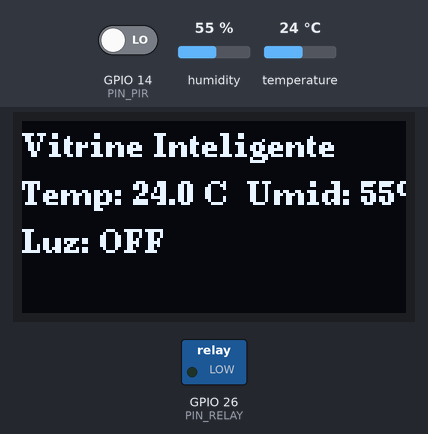
The sketch below on a simulated ESP32. Parts: 128×64 one-colour display, switched loads named in the sketch (green lamp = pin HIGH). The test bench sets the inputs (shaded band); at power-on: GPIO 14 (PIN_PIR) LOW, humidity 55 %, temperature 24 °C. EEPROM starts erased; what the sketch prints to the serial monitor is not drawn.

Above: at 2.6 s.
2.7 s: GPIO 14 (PIN_PIR) driven HIGH
At 4.5 s:
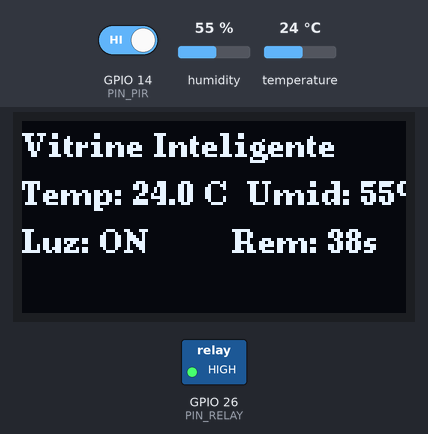
11.5 s: humidity set to 22 %
At 14.6 s:
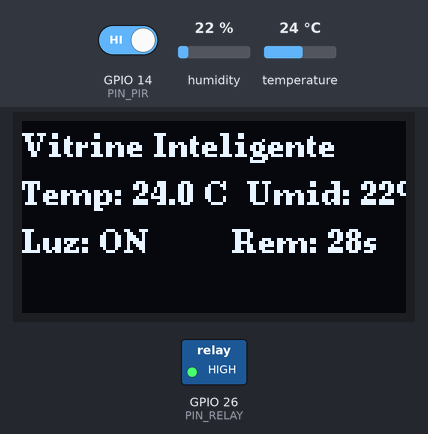
17.5 s: temperature set to 12 °C
At 19.2 s:
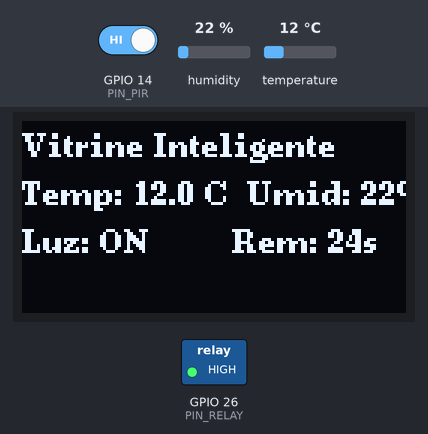
22.8 s: humidity set to 40 %
At 27.2 s:
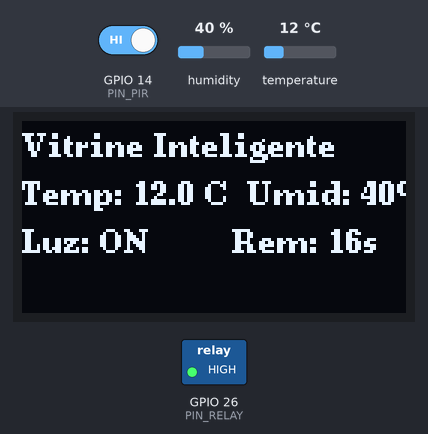
29.5 s: temperature set to 19 °C
At 43.8 s:
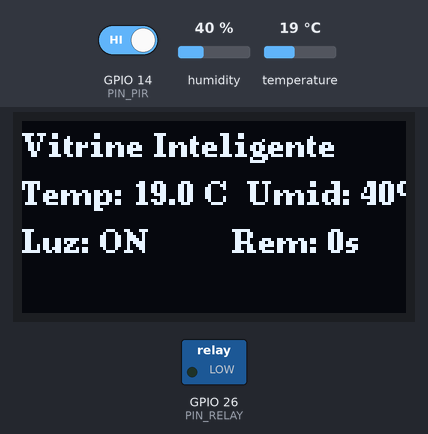
Timing chart, 0 to 45.3 s (numbered marks = the images above; inputs shaded):
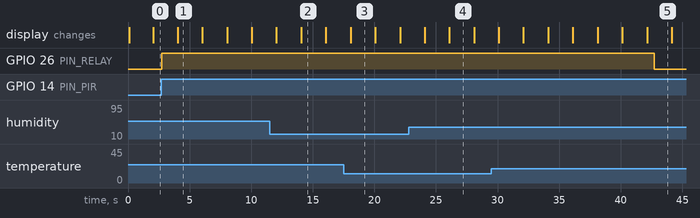

Measured:
- after the input at 2.7 s, GPIO 26 (PIN_RELAY): LOW → HIGH after 0.06 s; the display: changes after 1.3 s (image 1)
- what the display in image 3 shows lasts 2.0 s, from 18.1 s to 20.1 s

The sketch:

vitrine_inteligente.ino
```cpp
/*
  Vitrine Inteligente - ESP32
  - Sensor PIR: detectar presença -> aciona iluminação por TEMPO_ON segundos
  - Sensor DHT22: leitura de temperatura e umidade, exibida no OLED
  - Display OLED I2C (SSD1306 / U8g2)
  - Relé para controlar a lâmpada interna da vitrine
  - Logs básicos em EEPROM (ciclo circular) a cada LOG_INTERVAL_MS

  Autor: Matheus Pereira Martins (projeto acadêmico)
  Data: 2025
*/

#include <Arduino.h>
#include <Wire.h>
#include <U8g2lib.h>
#include <DHT.h>
#include <EEPROM.h>

// ===== CONFIGURAÇÃO =====
#define PIN_PIR        14    // GPIO do sensor PIR
#define PIN_DHT        15    // GPIO do DHT22
#define PIN_RELAY      26    // GPIO para sinal do relé (LOW/HIGH depende do módulo)
#define DHT_TYPE       DHT22

// I2C (OLED)
#define I2C_SDA        21
#define I2C_SCL        22

// Tempos (ms)
const unsigned long TEMPO_ON_MS = 40UL * 1000UL;    // 40 segundos de iluminação
const unsigned long LOG_INTERVAL_MS = 5UL * 60UL * 1000UL; // 5 minutos por log

// EEPROM (simples)
const int EEPROM_SIZE = 512;    // ajuste conforme necessidade
const int MAX_LOGS = 20;        // número de registros que cabem (simplificado)
const int LOG_START_ADDR = 0;   // endereço inicial

// ===== OBJETOS =====
DHT dht(PIN_DHT, DHT_TYPE);
// U8g2 para display 128x64 I2C, change constructor if needed
U8G2_SSD1306_128X64_NONAME_F_HW_I2C u8g2(U8G2_R0, /* reset=*/ U8X8_PIN_NONE);

// ===== ESTADO =====
volatile bool pirTriggered = false;
unsigned long lastMotionMillis = 0;
unsigned long lightOnUntil = 0;
unsigned long lastLogMillis = 0;

// EEPROM circular index
uint8_t eeprom_next_index = 0;

// ===== FUNÇÕES AUX =====
void IRAM_ATTR pirISR() {
  pirTriggered = true;
}

void saveLogToEEPROM(float temp, float hum) {
  // Estrutura simples: [index][temp*100 (int16)][hum*100 (int16)][timestampMinutes (uint32 low precision)]
  int addr = LOG_START_ADDR + (eeprom_next_index * 10); // 10 bytes por registro (ajuste se necessário)
  if (addr + 10 > EEPROM_SIZE) {
    // wrap around
    eeprom_next_index = 0;
    addr = LOG_START_ADDR;
  }

  int16_t t100 = (int16_t)round(temp * 100.0f);
  int16_t h100 = (int16_t)round(hum * 100.0f);
  uint32_t tmins = (uint32_t)(millis() / 60000UL); // minutos desde boot (não é tempo real)

  EEPROM.write(addr + 0, eeprom_next_index); // índice
  EEPROM.write(addr + 1, (uint8_t)(t100 >> 8));
  EEPROM.write(addr + 2, (uint8_t)(t100 & 0xFF));
  EEPROM.write(addr + 3, (uint8_t)(h100 >> 8));
  EEPROM.write(addr + 4, (uint8_t)(h100 & 0xFF));
  EEPROM.write(addr + 5, (uint8_t)((tmins >> 24) & 0xFF));
  EEPROM.write(addr + 6, (uint8_t)((tmins >> 16) & 0xFF));
  EEPROM.write(addr + 7, (uint8_t)((tmins >> 8) & 0xFF));
  EEPROM.write(addr + 8, (uint8_t)(tmins & 0xFF));
  EEPROM.write(addr + 9, 0xAA); // marker

  EEPROM.commit();
  eeprom_next_index++;
  if (LOG_START_ADDR + (eeprom_next_index * 10) >= EEPROM_SIZE) {
    eeprom_next_index = 0;
  }
}

void setup() {
  Serial.begin(115200);
  delay(100);

  // Inicializa I2C (opcional; U8g2 faz isso mas é bom deixar claro)
  Wire.begin(I2C_SDA, I2C_SCL);

  pinMode(PIN_PIR, INPUT);
  attachInterrupt(digitalPinToInterrupt(PIN_PIR), pirISR, RISING);

  pinMode(PIN_RELAY, OUTPUT);
  digitalWrite(PIN_RELAY, LOW); // assumindo LOW = desligado (verificar módulo relé)

  dht.begin();
  u8g2.begin();

  // EEPROM
  EEPROM.begin(EEPROM_SIZE);

  lastLogMillis = millis();
  Serial.println("Vitrine Inteligente inicializado");
}

void loop() {
  unsigned long now = millis();

  // === Detecta movimento ===
  if (pirTriggered) {
    // debounce simples: ler novamente
    delay(50);
    if (digitalRead(PIN_PIR) == HIGH) {
      lastMotionMillis = now;
      lightOnUntil = now + TEMPO_ON_MS;
      // liga relé
      digitalWrite(PIN_RELAY, HIGH);
      Serial.println("Movimento detectado -> LUZ LIGADA");
    }
    pirTriggered = false;
  }

  // === Desliga se tempo esgotado ===
  if (lightOnUntil != 0 && now > lightOnUntil) {
    digitalWrite(PIN_RELAY, LOW);
    lightOnUntil = 0;
    Serial.println("Tempo esgotado -> LUZ DESLIGADA");
  }

  // === Leitura sensor DHT e display atualização periódica ===
  static unsigned long lastDisplayMillis = 0;
  const unsigned long DISPLAY_REFRESH_MS = 2000;
  if (now - lastDisplayMillis >= DISPLAY_REFRESH_MS) {
    lastDisplayMillis = now;

    float t = NAN, h = NAN;
    // Ler DHT com tentativas simples
    t = dht.readTemperature();
    h = dht.readHumidity();
    if (isnan(t) || isnan(h)) {
      Serial.println("Falha leitura DHT");
    } else {
      Serial.printf("Temp: %.2f C  Hum: %.2f %%\n", t, h);
    }

    // Atualiza OLED
    u8g2.clearBuffer();
    u8g2.setFont(u8g2_font_ncenB08_tr);
    u8g2.drawStr(0, 12, "Vitrine Inteligente");
    char buf[64];
    if (!isnan(t) && !isnan(h)) {
      sprintf(buf, "Temp: %.1f C  Umid: %.0f%%", t, h);
    } else {
      sprintf(buf, "Temp: ---   Umid: ---");
    }
    u8g2.drawStr(0, 28, buf);

    // Estado luz
    if (digitalRead(PIN_RELAY) == HIGH) {
      u8g2.drawStr(0, 44, "Luz: ON");
    } else {
      u8g2.drawStr(0, 44, "Luz: OFF");
    }

    // Tempo restante
    if (lightOnUntil != 0) {
      long secRem = (lightOnUntil - now) / 1000;
      sprintf(buf, "Rem: %lds", secRem);
      u8g2.drawStr(70, 44, buf);
    }

    u8g2.sendBuffer();
  }

  // === Registro em EEPROM a cada LOG_INTERVAL_MS ===
  if (now - lastLogMillis >= LOG_INTERVAL_MS) {
    lastLogMillis = now;
    float t = dht.readTemperature();
    float h = dht.readHumidity();
    if (!isnan(t) && !isnan(h)) {
      saveLogToEEPROM(t, h);
      Serial.printf("Log salvo -> T: %.2f H: %.2f\n", t, h);
    } else {
      Serial.println("Log ignorado (falha DHT)");
    }
  }

  // Pequena espera para liberar CPU
  delay(10);
}
```
